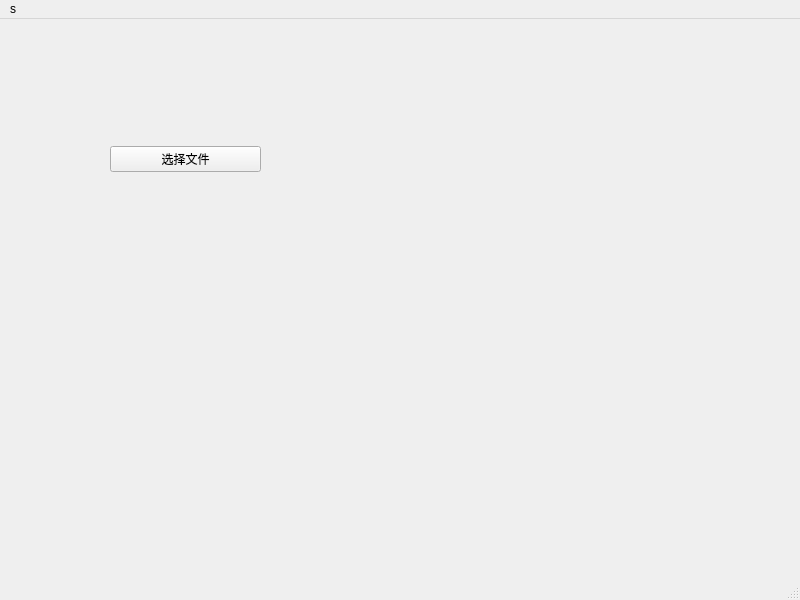
<?xml version="1.0" encoding="UTF-8"?>
<ui version="4.0">
 <class>MainWindow</class>
 <widget class="QMainWindow" name="MainWindow">
  <property name="geometry">
   <rect>
    <x>0</x>
    <y>0</y>
    <width>800</width>
    <height>600</height>
   </rect>
  </property>
  <property name="windowTitle">
   <string>MainWindow</string>
  </property>
  <widget class="QWidget" name="centralwidget">
   <widget class="QWidget" name="verticalLayoutWidget">
    <property name="geometry">
     <rect>
      <x>110</x>
      <y>10</y>
      <width>151</width>
      <height>261</height>
     </rect>
    </property>
    <layout class="QVBoxLayout" name="verticalLayout">
     <item>
      <layout class="QHBoxLayout" name="horizontalLayout">
       <item>
        <widget class="QPushButton" name="pushButton">
         <property name="text">
          <string>选择文件</string>
         </property>
        </widget>
       </item>
      </layout>
     </item>
    </layout>
   </widget>
  </widget>
  <widget class="QMenuBar" name="menubar">
   <property name="geometry">
    <rect>
     <x>0</x>
     <y>0</y>
     <width>800</width>
     <height>20</height>
    </rect>
   </property>
   <widget class="QMenu" name="menus">
    <property name="title">
     <string>s</string>
    </property>
   </widget>
   <addaction name="menus"/>
  </widget>
  <widget class="QStatusBar" name="statusbar"/>
 </widget>
 <resources/>
 <connections/>
</ui>
